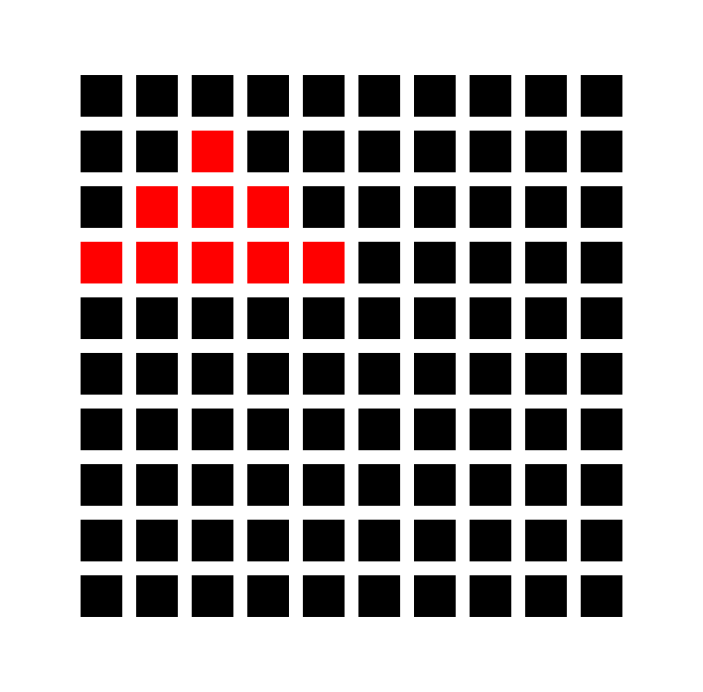

The Python source for this figure:
from NodoSolucion import Solucion
import os
import webbrowser as wb

class ListaSolucion:
    def __init__(self):
        self.heard = None
        
    def insertar(self,id,x,y):
        nuevo_Nodo = Solucion(id,x,y)
        
        if self.heard is None:
            self.heard = nuevo_Nodo
        else:
            temporal = self.heard
            while temporal.siguiente is not None:
                temporal = temporal.siguiente
            temporal.siguiente = nuevo_Nodo
        return nuevo_Nodo
    
    def graficar(self,id,tamano):
        archivo = open("Solucion.dot","w",encoding="utf-8")
        
        archivo.write('digraph G { \n')
        archivo.write('fontname="Helvetica,Arial,sans-serif"  \n')
        archivo.write('node [fontname="Helvetica,Arial,sans-serif"] \n')
        archivo.write('edge [fontname="Helvetica,Arial,sans-serif"]\n')
        archivo.write('a0 [shape=none  label=<\n')
        archivo.write('<TABLE border="0" cellspacing="10" cellpadding="10" >\n')
        
        tmp = self.heard
        for i in range(tamano):
            archivo.write('<TR>\n')
            for j in range(tamano):
                if tmp.id == id:
                    if tmp.siguiente is None:
                        archivo.write('<TD bgcolor="black" width="30" height="30" ></TD>\n')
                    elif tmp.x == i and tmp.y == j:
                        archivo.write('<TD bgcolor="red" width="30" height="30" ></TD>\n')
                        tmp = tmp.siguiente
                    else:
                        archivo.write('<TD bgcolor="black" width="30" height="30" ></TD>\n')
            archivo.write('</TR>\n')
        
        archivo.write('</TABLE>>]; \n')
        archivo.write('}\n')
        archivo.close()
        
        os.system('dot -Tpdf Solucion.dot -o Solucion.pdf')
        
